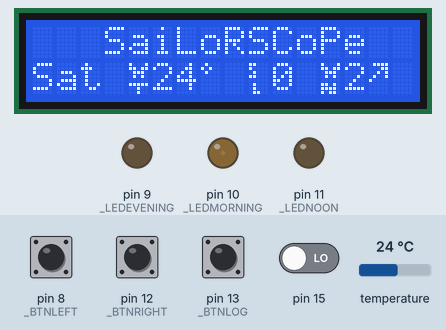
This sketch was run on a simulated Arduino Uno, built with avr-gcc and run on an emulated ATmega328P. Shown: 16×2 character LCD, output pins drawn as LEDs (lit = HIGH). The test bench sets the inputs (shaded band); at power-on: pin 8 (_BTNLEFT), pin 12 (_BTNRIGHT), pin 13 (_BTNLOG), pin 15 LOW, temperature 24 °C. Random numbers use the default seed unless the sketch sets one; what the sketch prints to the serial monitor is not drawn.

Above: at 4.2 s.
4.3 s: pin 8 (_BTNLEFT) pulled HIGH for 1 s
At 6.4 s:
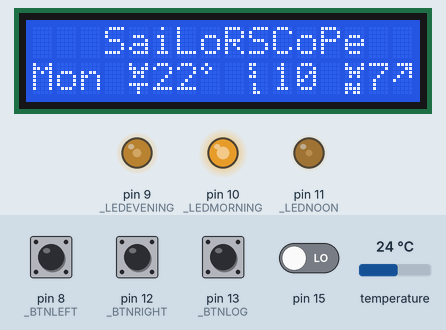
6.8 s: pin 8 (_BTNLEFT) pulled HIGH for 0.15 s
At 7.3 s:
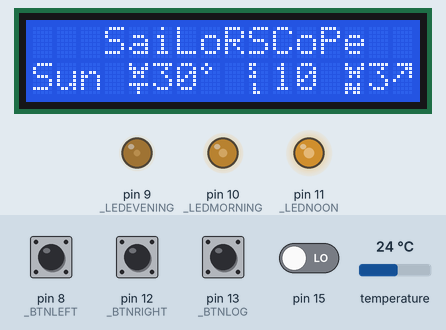
8.4 s: pin 12 (_BTNRIGHT) pulled HIGH for 1 s
At 10.3 s:
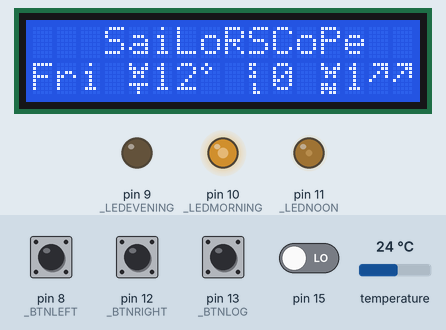
10.9 s: pin 13 (_BTNLOG) pulled HIGH for 1 s
At 13.1 s:
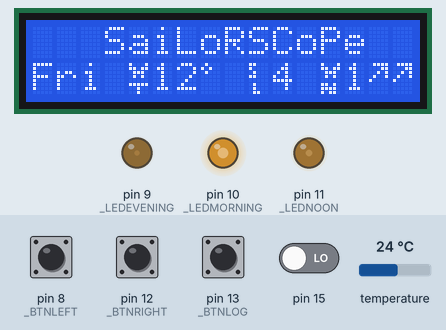
13.4 s: pin 12 (_BTNRIGHT) pulled HIGH for 0.15 s
At 14.7 s:
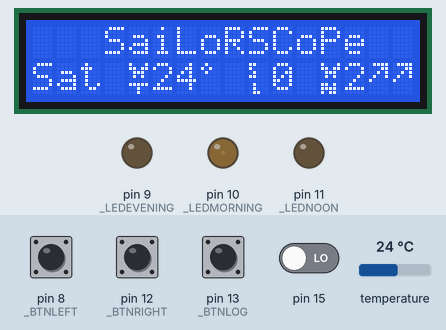
15.0 s: temperature set to 2 °C
At 16.0 s:
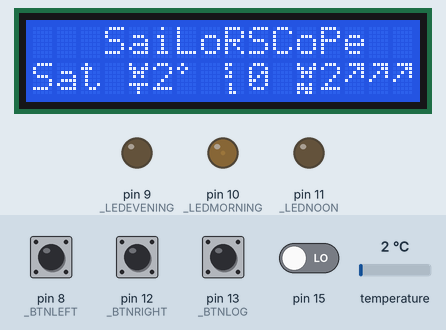
Timing chart, 0 to 17.6 s (numbered marks = the images above; inputs shaded):
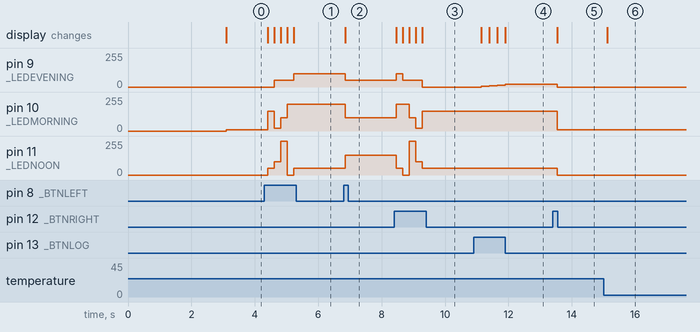

Measured:
- after the input at 4.3 s, pin 9 (_LEDEVENING): 0/255 → 50/255 after 0.32 s, → 100/255 0.61 s later; pin 10 (_LEDMORNING): 10/255 → 150/255 after 0.11 s, → 20/255 0.20 s later, → 100/255 0.20 s later, → 200/255 0.20 s later
- after the input at 6.8 s, pin 9 (_LEDEVENING): 100/255 → 50/255 after 0.05 s; pin 10 (_LEDMORNING): 200/255 → 100/255 after 0.05 s; pin 11 (_LEDNOON): 50/255 → 150/255 after 0.05 s; the display: changes after 0.05 s (image 2)
- after the input at 8.4 s, pin 9 (_LEDEVENING): 50/255 → 100/255 after 0.07 s, → 50/255 0.20 s later, → 0/255 0.61 s later; pin 10 (_LEDMORNING): 100/255 → 200/255 after 0.07 s, → 100/255 0.40 s later, → 20/255 0.20 s later, → 150/255 0.20 s later
- after the input at 10.9 s, pin 9 (_LEDEVENING): 0/255 → 5/255 after 0.25 s, → 10/255 0.25 s later, → 15/255 0.25 s later, → 20/255 0.25 s later; the display: first changes after 0.25 s (image 4 shows a later state)
- after the input at 13.4 s, pin 9 (_LEDEVENING): 20/255 → 0/255 after 0.15 s; pin 10 (_LEDMORNING): 150/255 → 10/255 after 0.15 s; pin 11 (_LEDNOON): 50/255 → 0/255 after 0.15 s; the display: changes after 0.15 s (image 5)
- after the input at 15.0 s, the display: changes after 0.11 s (image 6)

The sketch:

STTF2013_Arduino_Sailors.ino
```cpp
// include the library code:
#include <LiquidCrystal.h>
#include <OneWire.h>
#include <Time.h>

// initialize the library with the numbers of the interface pins
LiquidCrystal lcd(7,6,5,4,3,2);

// initialize the library for the water temperature sensor
OneWire  ds(A0);  // on pin 10 (a 4.7K resistor is necessary

// initialize a number of special characters to print on the LCD

// degree centigrade
byte degree[8] = {
  B01000,
  B10100,
  B01000,
  B00000,
  B00000,
  B00000,
  B00000,
  B00000
};

// diagonal right (for temperature symbol)
byte diagonalArrow[8] = {
  B01111,
  B00011,
  B00101,
  B01001,
  B10000,
  B00000,
  B00000,
  B00000
};

// water symbol (wt vertical)
byte wtSymbol[8] = {
  B10001,
  B11011,
  B01110,
  B01010,
  B00000,
  B11111,
  B00100,
  B00100
};

// sailor symbol (sl vertical)
byte slSymbol[8] = {
  B11000,
  B10000,
  B01000,
  B11000,
  B00000,
  B01000,
  B01000,
  B01100
};

// wind symbol (wn vertical)
byte wnSymbol[8] = {
  B10001,
  B11011,
  B01110,
  B01010,
  B00000,
  B11010,
  B11110,
  B10110
};

// an array to store the labels for the week days

String weekDays[7] = {"Mon","Tue","Wed","Thu","Fri","Sat","Sun"};

// a 2 dimensional array to store the values for each day
//values: {water temp, total number of sailors, morning participation, noon participation, evening participation, wind value}
int weekValues[7][6] = { {22,10,200,50,100,7}, {18,6,200,0,50,4}, {10,15,100,255,50,5}, {17,8,20,100,50,7}, {12,0,150,50,0,1}, {28,0,10,0,0,2}, {30,10,100,150,50,3} };

// constants to define some fixed values
int _BRIGHTSTEP = 5.1;   //  ( nrsailors * 100 / 50) * 255 / 100

// constants for LCD dimension
int _LCDROWS = 2;
int _LCDCOLS = 16;

// constants to define the position of the values in the 2 dimensional array
int _WTRTEMP = 0;
int _SAILORS = 1;
int _MORNING = 2;
int _NOON = 3;
int _EVENING = 4;
int _WIND = 5;

// constants to define the position (pin) of the LEDs
int _LEDMORNING = 10;
int _LEDNOON = 11;
int _LEDEVENING = 9;

// constants to define the positoin (pin) of the three buttons: left, right, log in
int _BTNLEFT = 8;
int _BTNRIGHT = 12;
int _BTNLOG = 13;

// constants to define the number for the special characters
int _DEGREE = 1;
int _DIAGONALARR = 2;
int _WTSYMBOL = 3;
int _SLSYMBOL = 4;
int _WNSYMBOL = 5;

// variable to define intial day to start (5 = Saturday)
int numDay = 5;

// variable to define the on/off state of the "wind sensor"
int onoff = 0;

void setup() {

  delay(3000);

  // creating the special characters
  lcd.createChar(_DEGREE, degree);
  lcd.createChar(_DIAGONALARR, diagonalArrow);
  lcd.createChar(_WTSYMBOL, wtSymbol);
  lcd.createChar(_SLSYMBOL, slSymbol);
  lcd.createChar(_WNSYMBOL, wnSymbol);

  // pinModes for the three buttons
  pinMode(_BTNLEFT,INPUT);
  pinMode(_BTNRIGHT,INPUT);
  pinMode(_BTNLOG,INPUT);

  // pinModes for the three LEDs
  pinMode(_LEDMORNING, OUTPUT);
  pinMode(_LEDNOON, OUTPUT);
  pinMode(_LEDEVENING, OUTPUT);

  // set up the debugging environment
  Serial.begin(9600);

  while(!Serial);

  // set up the LCD's number of columns and rows:
  lcd.begin(_LCDCOLS, _LCDROWS);

   // Turn on the display:
  lcd.display();

  // position the cursor so 'SailorScope' is centered
  lcd.setCursor(3,0);

  // Print a message to the LCD.
 lcd.print("SaiLoRSCoPe");

 // position the cursor in the second line to print the values (that's in the loop function)
 lcd.setCursor(0,1);

}

// function to turn on the LEDs depending on the selected day of the week
void displayParticipation(int day){
  analogWrite(_LEDMORNING, weekValues[day][_MORNING]);
  analogWrite(_LEDNOON, weekValues[day][_NOON]);
  analogWrite(_LEDEVENING, weekValues[day][_EVENING]);

}

// function to print the values day, water temp, number of sailors, wind in the LCD
void printDisplay(int day, int temp, int sailors, int wind){
   lcd.setCursor(0,1);
   lcd.print(weekDays[day]);
   lcd.print(" ");

   lcd.write(_WTSYMBOL);
   lcd.print((String)temp);
   lcd.write(_DEGREE);
   lcd.print(" ");

   lcd.write(_SLSYMBOL);
   lcd.print((String)sailors);
   lcd.print(" ");

   lcd.write(_WNSYMBOL);
   lcd.print( (String)wind);
   lcd.write(_DIAGONALARR);

}

// function to get the water temp value from the sensor (copied from an example)
int getWaterTemp(){

  byte i;
  byte present = 0;
  byte type_s;
  byte data[12];
  byte addr[8];
  int celsius;

  if ( !ds.search(addr)) {
    ds.reset_search();
  }

  Serial.println();

  // the first ROM byte indicates which chip
  switch (addr[0]) {
    case 0x10:
      type_s = 1;
      break;
    case 0x28:
      type_s = 0;
      break;
    case 0x22:
      type_s = 0;
      break;
    default:
      return 93;
  }

  ds.reset();
  ds.select(addr);
  ds.write(0x44, 1);        // start conversion, with parasite power on at the end

  present = ds.reset();
  ds.select(addr);
  ds.write(0xBE);         // Read Scratchpad

  for ( i = 0; i < 9; i++) {           // we need 9 bytes
    data[i] = ds.read();
  }

  // Convert the data to actual temperature
  // because the result is a 16 bit signed integer, it should
  // be stored to an "int16_t" type, which is always 16 bits
  // even when compiled on a 32 bit processor.
  int16_t raw = (data[1] << 8) | data[0];
  if (type_s) {
    raw = raw << 3; // 9 bit resolution default
    if (data[7] == 0x10) {
      // "count remain" gives full 12 bit resolution
      raw = (raw & 0xFFF0) + 12 - data[6];
    }
  } else {
    byte cfg = (data[4] & 0x60);
    // at lower res, the low bits are undefined, so let's zero them
    if (cfg == 0x00) raw = raw & ~7;  // 9 bit resolution, 93.75 ms
    else if (cfg == 0x20) raw = raw & ~3; // 10 bit res, 187.5 ms
    else if (cfg == 0x40) raw = raw & ~1; // 11 bit res, 375 ms
    //// default is 12 bit resolution, 750 ms conversion time
  }
  celsius = (int)raw / 16.0;

  return celsius;
}

// function for the log in button: it increases the value (brightness) of the LED
// for the prototype a random number between 0 and 23 represents the current hour (when someone logs in)
void logIn(int numDay){

  int hour = random(23);
  int timeOfDay = 0;

  if ((hour >= 0) && (hour <12))
    timeOfDay = _MORNING;
  else if ((hour >= 12) && (hour < 18))
    timeOfDay = _NOON;
  else if ((hour >= 18) && (hour <= 23))
    timeOfDay = _EVENING;

  timeOfDay = _EVENING;

  if (  weekValues[numDay][timeOfDay] < 255)
    weekValues[numDay][timeOfDay] += _BRIGHTSTEP;

  weekValues[numDay][1] += 1;
}


void loop() {

  // variables to program the wind sensor (but it was not finished)
  int firstMinute = 0;
  int lastMinute = 0;
  int firstSecond = 0;
  int lastSecond = 0;
  int diffTime = 0;

 // to check the values of the reed sensor (for the wind velocity)
 Serial.println(digitalRead(15));

 // ** the wind part [not finshed] ** /
 if (digitalRead(15) == 1 && onoff == 0) {
    onoff = 1;
    firstSecond = second();
    firstMinute = minute();
 } else if (digitalRead(15) == 0 && onoff == 1) {
   onoff = 0;
   lastSecond = second();
   lastMinute = minute();

   if (firstMinute == lastMinute) {
      diffTime = lastSecond - firstSecond;
   }

 }

 // A condition statement to detect if one of the three button was clicked
  if (digitalRead(_BTNRIGHT) == HIGH) {  // pressing right button: moves one day forward
    if (numDay == 6)
      numDay = 0;
    else
      numDay++;
  }   else if (digitalRead(_BTNLEFT) == HIGH) { // pressing left button: moves one day backward
    if (numDay == 0 )
      numDay = 6;
    else
      numDay--;
  } else if (digitalRead(_BTNLOG) == HIGH){ // pressing log in button: calls the function logIn with the selected day as input
    logIn(numDay);
    delay(50);
  }

// For the prototype: A condition statement to check if the day is Saturday (day of the demo)
// then water temp comes from the sensor; otherwise all values are retrieved from the 2 dimensional array with fixed (history) values

  if (numDay == 5)  { //Saturday
    int temp = getWaterTemp();
    printDisplay(numDay, temp, weekValues[numDay][_SAILORS], weekValues[numDay][_WIND]);
  } else {
    printDisplay(numDay, weekValues[numDay][_WTRTEMP], weekValues[numDay][_SAILORS],  weekValues[numDay][_WIND]);
  }

  // Display the LED's

  displayParticipation(numDay);
  delay(200);

}
```
